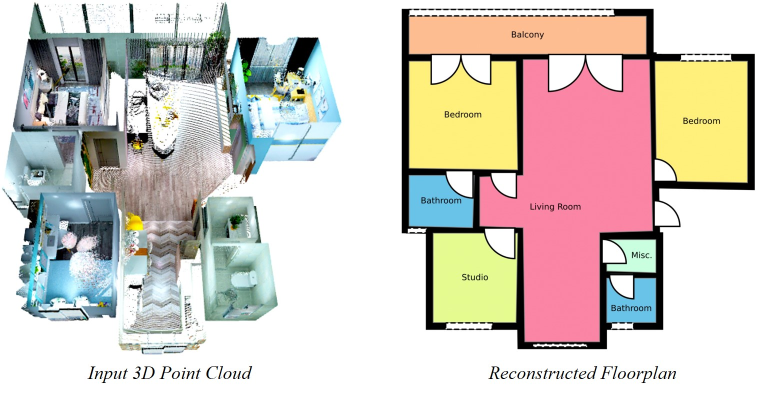
#> input picture imgs/teaser.jpg, 1514 x 790 px (shown at 1/2 size)
$ python -i generate_pointcloud.py   (imports and definitions only)
#> lines starting #> are read from the running program, lines starting #| are printed output that depends on the picture; after the words box and inside, x2 and y2 are one past the last pixel; in counts of white or black regions, pixels touching at a corner belong together
#!/usr/bin/env python3
"""
从全景深度图 + 置信度图生成单点点云（相机坐标系），并提供 BEV↔全景图 的双向投影接口。

单点点云输出的是相机局部坐标，不涉及位姿变换（与 C++ generatePointCloud 一致）。
位姿变换由外部流程（如 generate_bev.py）负责。

等距柱状投影 (equirectangular) 约定与 C++ PanoramicProjector 一致：
    row ∈ [0, H)  对应纬度 lat = (0.5 - row/H) * π
    col ∈ [0, W)  对应经度 lon = (0.5 - col/W) * 2π
    方向向量：x = cos(lat)*sin(lon),  y = sin(lat),  z = cos(lat)*cos(lon)

深度缩放：raw_uint16 * depth_parm * 1e-4  (depth_parm 从 depthConfig.json 读取，默认 1.75)

目录结构：
  scene_root/
    images/{name}.jpg                     # 全景 RGB
    images_depth/{name}_depth.png         # 深度图 (uint16 PNG)
    images_depth/{name}_confidence.png    # 置信度图 (uint8 灰度)
    images_depth/depthConfig.json         # {"depth_parm": 1.75}（可选）

用法：
  python generate_pointcloud.py /path/to/scene_root
  python generate_pointcloud.py /path/to/scene_root -o /tmp/output_plys/
  python generate_pointcloud.py /path/to/scene_root --min-confidence 80
"""

import os
import sys
import argparse
import glob
import json

import numpy as np

DEFAULT_DEPTH_PARM = 1.75
CONFIDENCE_THRESH = 60  # uint8 原始阈值，与 C++ generatePointCloud 一致


# ---------------------------------------------------------------------------
# depthConfig.json
# ---------------------------------------------------------------------------

def parse_depth_scale(depth_dir):
    """从 images_depth/depthConfig.json 读取 depth_parm，计算 scale = depth_parm * 1e-4。

    与 C++ Scene::parse_scale 逻辑一致。
    """
    depth_parm = DEFAULT_DEPTH_PARM
    config_path = os.path.join(depth_dir, "depthConfig.json")
    if os.path.isfile(config_path):
        try:
            with open(config_path, "r", encoding="utf-8") as f:
                cfg = json.load(f)
            if "depth_parm" in cfg:
                depth_parm = float(cfg["depth_parm"])
                print(f"[INFO] depthConfig.json depth_parm = {depth_parm}")
        except Exception as e:
            print(f"[WARN] 解析 depthConfig.json 失败: {e}，使用默认 {DEFAULT_DEPTH_PARM}")
    else:
        print(f"[INFO] 未找到 depthConfig.json，使用默认 depth_parm = {DEFAULT_DEPTH_PARM}")
    scale = depth_parm * 1e-4
    return scale


# ---------------------------------------------------------------------------
# 等距柱状投影：像素 ↔ 球面方向（与 C++ PanoramicProjector 一致）
# ---------------------------------------------------------------------------

def equirect_pixel_to_ray(row, col, width, height):
    """等距柱状投影像素坐标 → 单位方向向量 (相机坐标系)。

    与 C++ PanoramicProjector::undistortImpl 完全一致：
        lat = (0.5 - row/H) * π
        lon = (0.5 - col/W) * 2π
        x = cos(lat) * sin(lon),  y = sin(lat),  z = cos(lat) * cos(lon)

    Args:
        row, col: 像素坐标，可以是标量或 ndarray。
                  调用时应传 row+0.5, col+0.5 (像素中心)。
        width, height: 全景图尺寸

    Returns:
        directions: (..., 3) 单位向量 [x, y, z]
    """
    row = np.asarray(row, dtype=np.float64)
    col = np.asarray(col, dtype=np.float64)

    lat = (0.5 - row / height) * np.pi
    lon = (0.5 - col / width) * 2.0 * np.pi

    cos_lat = np.cos(lat)
    x = cos_lat * np.sin(lon)
    y = np.sin(lat)
    z = cos_lat * np.cos(lon)

    return np.stack([x, y, z], axis=-1)


def ray_grid(height, width):
    """生成全景图所有像素中心对应的方向向量网格。

    Returns:
        directions: (H, W, 3) 单位向量
    """
    rows = np.arange(height, dtype=np.float64) + 0.5
    cols = np.arange(width, dtype=np.float64) + 0.5
    col_grid, row_grid = np.meshgrid(cols, rows)
    return equirect_pixel_to_ray(row_grid, col_grid, width, height)


# [43 lines left out: function world_to_pano_uv, not called in this run]


# ---------------------------------------------------------------------------
# 深度图 / 置信度图 加载
# ---------------------------------------------------------------------------

def load_depth(path, scale):
    """加载深度图，返回 float32 (H, W) 单位米。

    与 C++ 一致：depth_meters = raw_uint16 * scale
    """
#> called with path = 'imgs/teaser.jpg', scale = 0.000175
    import cv2
    raw = cv2.imread(path, cv2.IMREAD_ANYDEPTH)
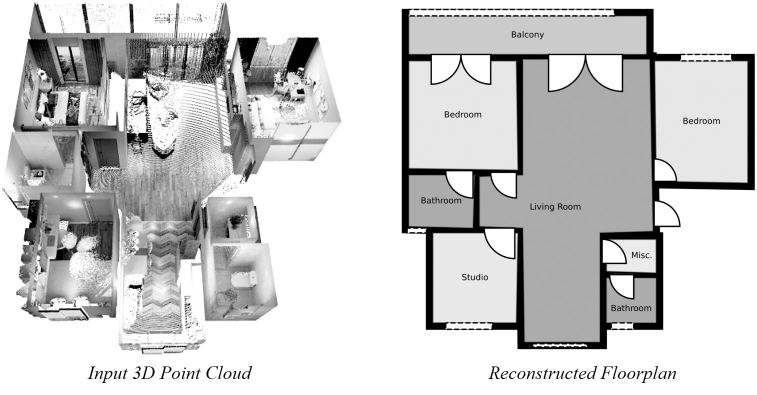
#> raw: shape (790, 1514) (shown at 1/2 size); min 0, max 255, mean 203.3
    if raw is None:
        raise FileNotFoundError(f"无法读取深度图: {path}")
    return raw.astype(np.float32) * scale


# [9 lines left out: function load_confidence, not called in this run]


# ---------------------------------------------------------------------------
# 深度图 → 相机坐标系点云（不涉及位姿）
# ---------------------------------------------------------------------------

def depth_to_points(depth, confidence=None,
                    min_confidence=CONFIDENCE_THRESH,
                    max_depth=10.0, min_depth=0.001):
    """将单张全景深度图转为相机坐标系点云。

    与 C++ ViewInfo::generatePointCloud 逻辑一致，输出相机局部坐标，不做位姿变换。

    Args:
        depth: (H, W) float32，单位米（已乘 scale）
        confidence: (H, W) uint8，原始 0-255；None 则不做置信度过滤
        min_confidence: uint8 阈值，低于此值的像素丢弃（默认 60）
        max_depth: 深度大于此值的点被丢弃（米，默认 10）
        min_depth: 深度小于此值的点被丢弃（米，默认 0.001）

    Returns:
        points: (N, 3) float32，相机坐标系
        pixel_rc: (N, 2) int32，对应的原始像素坐标 (row, col)
    """
#> called with min_confidence = 60, max_depth = 10, min_depth = 0.001
    H, W = depth.shape
#> H = 790; W = 1514
    directions = ray_grid(H, W)  # (H, W, 3)
#> in equirect_pixel_to_ray, `cos_lat = np.cos(lat)`:
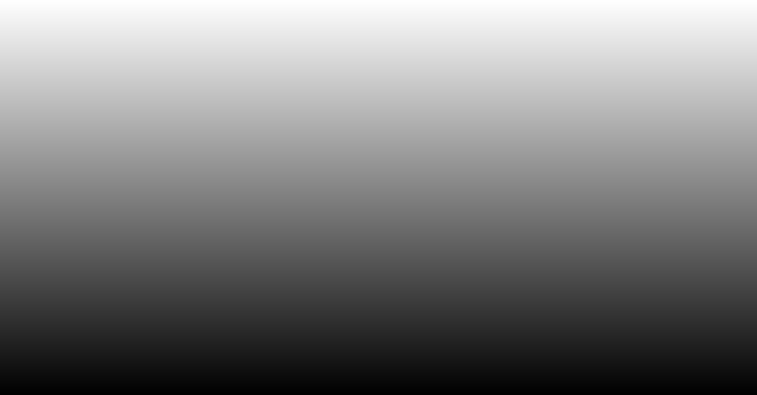
#> lat: shape (790, 1514) float64 (shown at 1/2 size); min -1.57, max 1.57, mean -5.8e-17; drawn with min black and max white
#> in equirect_pixel_to_ray, `x = cos_lat * np.sin(lon)`:
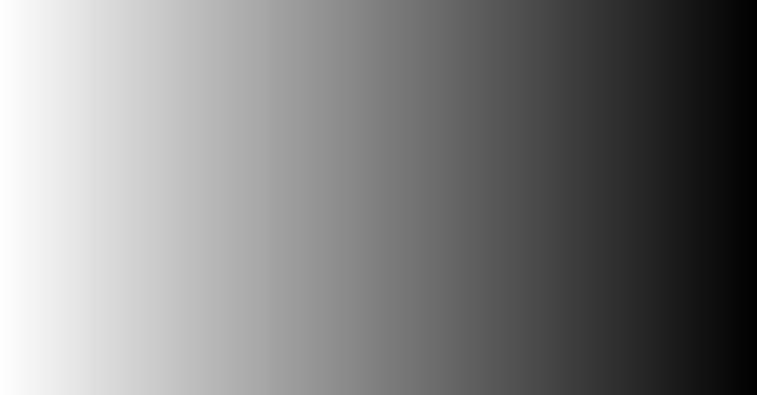
#> lon: shape (790, 1514) float64 (shown at 1/2 size); min -3.14, max 3.14, mean -6.29e-18; drawn with min black and max white

    mask = (depth >= min_depth) & (depth <= max_depth) & np.isfinite(depth)
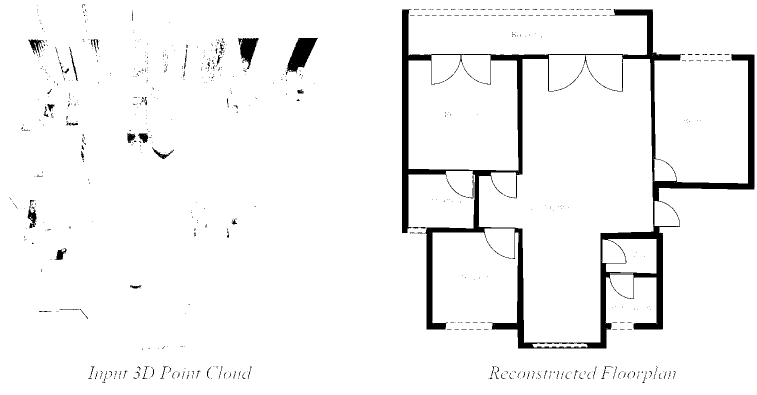
#> mask: shape (790, 1514) bool (shown at 1/2 size); 95.6% white; 685 black regions (606 under 20 px), largest, box (x1, y1, x2, y2) and area: (804, 18, 1509, 697) 42257, (572, 76, 636, 150) 2295, (476, 76, 517, 139) 1333
    if confidence is not None:
        if confidence.shape != depth.shape:
            import cv2
            confidence = cv2.resize(confidence, (W, H),
                                    interpolation=cv2.INTER_NEAREST)
        mask &= confidence >= min_confidence

    rows, cols = np.where(mask)
    d_valid = depth[rows, cols].astype(np.float64)
    dirs_valid = directions[rows, cols]  # (N, 3)

    points = (dirs_valid * d_valid[:, np.newaxis]).astype(np.float32)
    pixel_rc = np.stack([rows, cols], axis=-1).astype(np.int32)
#> pixel_rc = 1142928 pairs, first value 0 to 789, second value 0 to 1513

    return points, pixel_rc


def generate_single_pointcloud(depth_path, confidence_path=None,
                               pano_path=None, scale=None, depth_dir=None,
                               min_confidence=CONFIDENCE_THRESH,
                               max_depth=10.0, min_depth=0.001):
    """从单张深度图生成相机坐标系点云。

    Args:
        depth_path: 深度图路径
        confidence_path: 置信度图路径（可选）
        pano_path: 全景 RGB 路径，用于着色（可选）
        scale: 深度缩放系数；None 则从 depth_dir 的 depthConfig.json 读取
        depth_dir: depthConfig.json 所在目录（scale=None 时使用）
        min_confidence, max_depth, min_depth: 过滤阈值

    Returns:
        points: (N, 3) float32，相机坐标系
        colors: (N, 3) uint8 或 None
        pixel_rc: (N, 2) int32 (row, col)
    """
    if scale is None:
        d_dir = depth_dir or os.path.dirname(depth_path)
        scale = parse_depth_scale(d_dir)

    depth = load_depth(depth_path, scale=scale)

    confidence = None
    if confidence_path and os.path.isfile(confidence_path):
        confidence = load_confidence(confidence_path)

    cam_pts, pixel_rc = depth_to_points(
        depth, confidence, min_confidence, max_depth, min_depth)

    colors = None
    if pano_path and os.path.isfile(pano_path) and len(cam_pts) > 0:
        import cv2
        bgr = cv2.imread(pano_path)
        if bgr is not None:
            rgb = cv2.cvtColor(bgr, cv2.COLOR_BGR2RGB)
            if rgb.shape[:2] != depth.shape:
                rgb = cv2.resize(rgb, (depth.shape[1], depth.shape[0]),
                                 interpolation=cv2.INTER_AREA)
            rs, cs = pixel_rc[:, 0], pixel_rc[:, 1]
            colors = rgb[rs, cs].astype(np.uint8)

    return cam_pts, colors, pixel_rc


# ---------------------------------------------------------------------------
# 场景级批量生成（自动扫描 images_depth 目录）
# ---------------------------------------------------------------------------

# [141 lines left out: functions generate_scene_pointclouds, main, not called in this run]


# [2 lines not run here, left out]

>>> result = generate_single_pointcloud('imgs/teaser.jpg')
